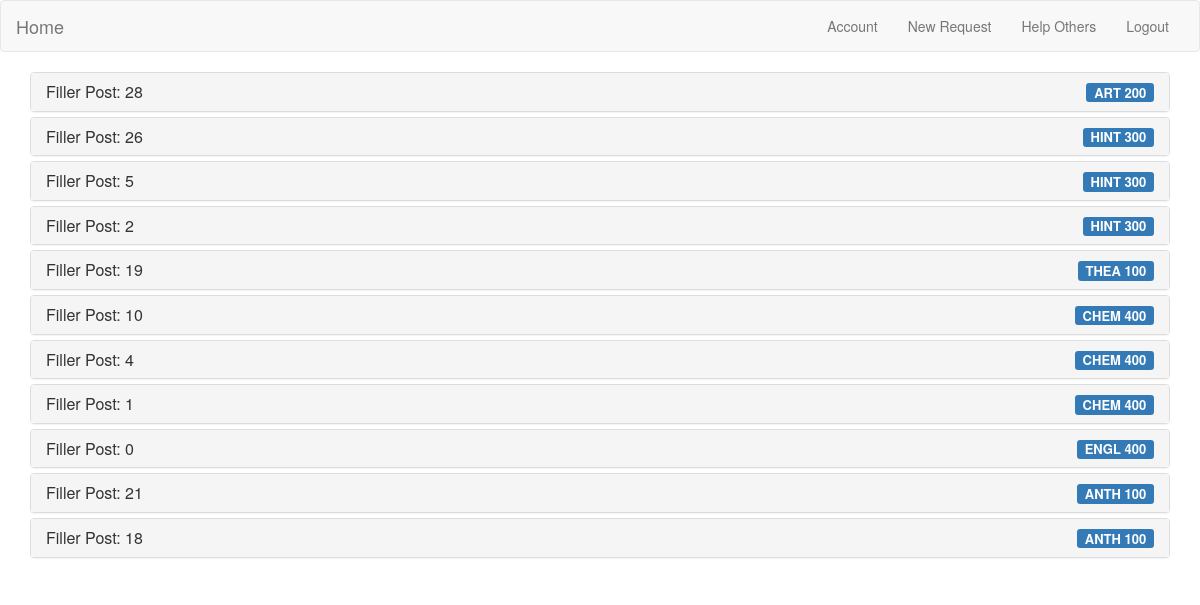
/request_list (signed in), run on the app's committed database.
### app/models.py (models this page shows, shortened)
class Request(db.Model):
    id = db.Column(db.Integer, primary_key=True)
    uid = db.Column(db.Integer, db.ForeignKey('user.id'))
    expertise_id = db.Column(db.Integer, db.ForeignKey('expertise.id'), index=True)
    title = db.Column(db.String(64))
    description = db.Column(db.String(560))
    timestamp = db.Column(db.DateTime, index=True, default=datetime.utcnow)
    is_active = db.Column(db.Boolean)

class Expertise(db.Model):
    id = db.Column(db.Integer, primary_key=True)
    course_prefix = db.Column(db.String(12), index=True)
    course_level = db.Column(db.Integer, index=True)
    requests = db.relationship("Request", backref="expertise", lazy="dynamic")
    def __repr__(self):
        return '{}'.format(self.course_prefix) + ' {}'.format(self.course_level)

### app/routes.py (the view)
@app.route('/request_list', methods=['GET','POST'])
@login_required
@check_confirmed
def request_list():
    rFu = current_user.expert_requests().all()
    requests = sort_requests(rFu)
    return render_template('requests.html', requests=requests)

### app/models.py (called while the page is built)
@login.user_loader
def load_user(id):
    return User.query.get(int(id))

    def expert_requests(self):
        return Request.query.join(
            uTe, (uTe.c.expertise_id == Request.expertise_id)).join(
            User, (User.id == uTe.c.user_id)).filter(uTe.c.user_id == self.id).order_by(Request.timestamp.desc())

### app/services.py (called while the page is built)
def sort_requests(reqs):
    ur = defaultdict(int)
    for r in reqs:
        ur[str(r.expertise)] = current_app.expert_population[str(r.expertise)]
    sorted_exp = sorted(ur.items(), key=lambda k_v: k_v[1])
    reqsCopy = reqs
    sorted_reqs = []
    for i in range(0, len(sorted_exp)):
        for j in range(0, len(reqsCopy)):
            if str(reqsCopy[j].expertise) == sorted_exp[i][0]:
                sorted_reqs.append(reqsCopy[j])
    return sorted_reqs

### app/templates/requests.html (shortened to what this page needs)
{% extends "base.html" %}
{% block app_content %}
    <div class="panel-group" id="accordion">
        {% for request in requests %}
            {% if request.is_active %}
                <div class="panel panel-default">
                    <div class="panel-heading"> <span style="font-size: small" class="pull-right label label-primary">{{ request.expertise }}</span>
                        <h4 class="panel-title">
                            <a data-toggle="collapse" data-parent="#accordion" href="#collapse{{ loop.index }}">
                                {{ request.title }}</a>
                        </h4>
                    </div>
                </div>
            {% endif %}
        {% endfor %}
    </div>
{% endblock %}

### app/templates/base.html (shortened to what this page needs)
<html>
{% extends 'bootstrap/base.html' %}
    {% block navbar %}
        <nav class="navbar navbar-default">
            <div class="container-fluid">
                <div class="navbar-header">
                    <a class="navbar-brand" href="{{ url_for('index') }}">Home</a>
                </div>
                <div class="collapse navbar-collapse" id="bs-example-navbar-collapse-1">
                    <ul class="nav navbar-nav navbar-right">
                        {% if current_user.is_anonymous %}
                        <li><a href="{{ url_for('login') }}">Login</a></li>
                        {% else %}
                            <li><a href="{{ url_for('account', name=current_user.name) }}">Account</a></li>
                            {% if current_user.confirmed %}
                                <li><a href="{{ url_for('new_request') }}">New Request</a></li>
                                <li><a href="{{ url_for('request_list') }}">Help Others</a></li>
                            {% endif %}
                            <li><a href="{{ url_for('logout') }}">Logout</a></li>
                        {% endif %}
                    </ul>
                </div>
            </div>
        </nav>
    {% endblock %}
    {% block content %}
        <div class="container">
        {% block app_content %}{% endblock %}
    </div>
    {% endblock %}

### data on the page
Request: expertise "ART 200", title "Filler Post: 28"
Request: expertise "HINT 300", title "Filler Post: 26"
Request: expertise "HINT 300", title "Filler Post: 5"
Request: expertise "HINT 300", title "Filler Post: 2"
Request: expertise "THEA 100", title "Filler Post: 19"
Request: expertise "CHEM 400", title "Filler Post: 10"
Request: expertise "CHEM 400", title "Filler Post: 4"
Request: expertise "CHEM 400", title "Filler Post: 1"
Request: expertise "ENGL 400", title "Filler Post: 0"
Request: expertise "ANTH 100", title "Filler Post: 21"
Request: expertise "ANTH 100", title "Filler Post: 18"
